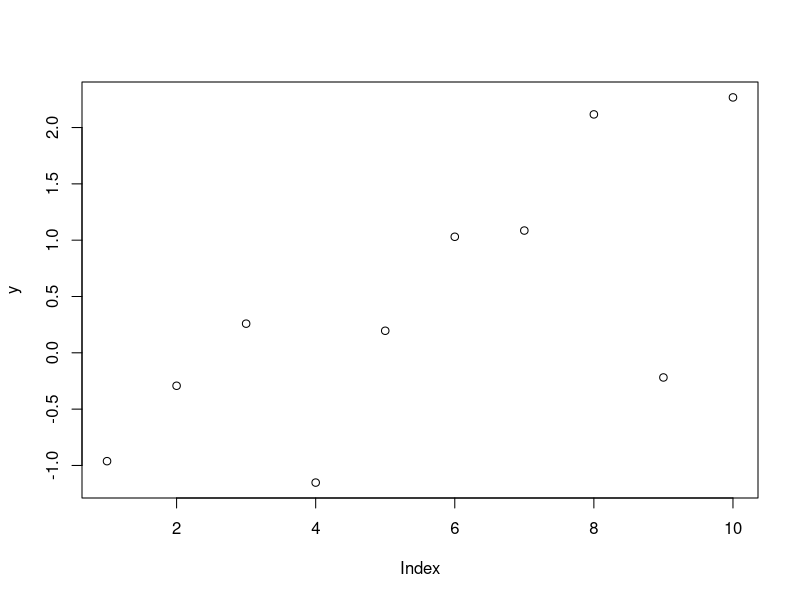

Here is the R script that generated this plot: (Note: this script raises an error after producing the figure.)
# Metropolis Hasting for fixed model sampling on tau - compare with analytical and approximation
# Currently only dealing with either no changepoint or 1 changepoint at the correct position
# Assume that we know we are in a fixed model, say one changepoint.
# We derive the analytical solution using normal and use a Metropolis Hasting sampler to sample from the posterior distribution.
# Gibbs sampler on the parameters

rm(list = ls())

set.seed(3)

Data = ""

# Currently use simulated data

cp <- 5

y <- c(rnorm(cp,0,1),rnorm(cp,1,1)) ; plot(y)

#Use the same three methodolodies as before

#Unknown mean, known sigma
#Known mean, unknown sigma
#Unknown mean, Unknown sigma

# prior for parameter
mu_prior <- c(0,0.3) #Normal distribution #Mu is conditional on sigma i.e sigma^2/kappa #unless we choose unknown mean and known sigma (1)
sigma_prior <- c(5,0.6) #Use Scaled-Inverse-Chi-Squared for Conjugacy (df_para,scale_para) - mean of c(5,0.6) = 1
tau_prior <- function(tau,y,log=c(TRUE,FALSE)){ #Just assume uniform for now
  if (tau<1|tau>(length(y)-1)){
    return(0)
  } else {
    if (log) {
      return(log(1/(length(y)-1)))
    } else {
      return(1/(length(y)-1))
    }
  }
}

proposal_sd_rj <- 0.3 #bigger jump for the reversible jump
proposal_sd_wm <- 0.1 #within model sample of parameters
tau_lambda <- 2 # lambda for poisson jump 
sims <- 100000 
# approx_samples <- 1000 #Number of samples for monte carlo estimate, although we probably dont need it for this method
perc_burnin <- 0.1
thin_every <- 5 # Add thinning as there might be autocorrelation since alot of proposals will get rejected due to out of bounds proposals for tau
proposal_tau <- function(tau,tau_lambda){
  # return(tau+(((-1)^(sample(0:1,1)))*rpois(1,tau_lambda)))
  # return(sample(1:9,1))
  if (tau==4) {
    return(5)
  } else {
    return(4)
  }
}

# Set up parameters to store
num_of_cps_list <- rep(NA,sims)
# mu_list <- list() #to assign to this list, use [[]]
# sigma_list <- list() #to assign to this list, use [[]]
tau_list <- list()
segment_1 <- list()
segment_2 <- list()

# Initialisation
# tau <- sample(1:(length(y)-1),1) 
tau <- sample(4:5,1) #just run Gibbs on two models
mu <- mean(y)
sigma <- sqrt(var(y))

cpd_test <- as.numeric(readline(prompt = "Unknown Mu(1), Unknown Sigma(2), Unknown Mu and Sigma(3): ")) # Start with Unknown Mean, Known Sigma

if (cpd_test==1){ #Unknown Mu, known sigma^2
  known_sigma <- as.numeric(readline(prompt = "Known sigma: "))
  mu_prior[1] <- as.numeric(readline(prompt = "Prior Mean: "))
  mu_prior[2] <- as.numeric(readline(prompt = "Prior std: "))
  
  # Do analytical solution first
  marg_like=rep(NA,(length(y)-1))
  # Write function for Marginal likelihood
  marg_like_mu <- function(y,sigma,mu_0,sigma_0){
    return((sigma/(((sqrt(2*pi)*sigma)^length(y))*sqrt(length(y)*sigma_0^2+sigma^2)))*exp(-(sum(y^2)/(2*sigma^2))-(mu_0^2/(2*sigma_0^2)))*exp(((sigma_0^2*length(y)^2*mean(y)^2/sigma^2)+((sigma^2*mu_0^2)/sigma_0^2)+(2*length(y)*mean(y)*mu_0))/(2*(length(y)*sigma_0^2+sigma^2))))              
  }
  for (i in 1:(length(y)-1)) {
    marg_like[i] <- marg_like_mu(y[1:i],known_sigma,mu_prior[1],mu_prior[2])*marg_like_mu(y[(i+1):(length(y))],known_sigma,mu_prior[1],mu_prior[2])
  }
  # marg_like <- marg_like[-1]
  marg_like <- marg_like/sum(marg_like)
  
  plot(marg_like)
  lines(marg_like)
  par(mfrow=c(2,1)) #have 2 plots in same space
  
  results <- data.frame("Analytical"=marg_like)
  
  # Gibbs Sampler on parameters + Metropolis Hasting on tau 
  mu_posterior_dist <- function(y,known_sigma,mu_prior){
    sigma2_posterior <- 1/((1/(mu_prior[2]^2))+(length(y)/(known_sigma^2)))
    mu_posterior <- ((sum(y)/(known_sigma^2))+(mu_prior[1]/(mu_prior[2]^2)))*sigma2_posterior
    return(rnorm(1,mu_posterior,sqrt(sigma2_posterior)))
  }
  for (s in 1:sims) {
    if (s%%10000==0) {
      print(s)
    }
    #Resample parameters in segment 1 using gibbs sampler
    # Normal likelihood with normal prior

    segment_1[[s]] <- mu_posterior_dist(y[1:tau],known_sigma,mu_prior)
    
    #Resample parameters in segment 2 using gibbs sampler
    # Normal likelihood with normal prior
    
    segment_2[[s]] <- mu_posterior_dist(y[(tau+1):length(y)],known_sigma,mu_prior)
    
    #Resample tau using Metropolis hasting
    #Propose a new tau usings a symmetric proposal so no transition ratio
    pro_tau <- proposal_tau(tau,tau_lambda)
    
    while (pro_tau<1|pro_tau>(length(y)-1)) {
      pro_tau <- proposal_tau(tau,tau_lambda)
    }
    
    old_like <- sum(dnorm(y[1:tau],segment_1[[s]],known_sigma,log = TRUE)) + sum(dnorm(y[(tau+1):length(y)],segment_2[[s]],known_sigma,log = TRUE))
    new_like <- sum(dnorm(y[1:pro_tau],segment_1[[s]],known_sigma,log = TRUE)) + sum(dnorm(y[(pro_tau+1):length(y)],segment_2[[s]],known_sigma,log = TRUE))
    
    old_prior <- tau_prior(tau,y,log = TRUE)
    new_prior <- tau_prior(pro_tau,y,log = TRUE)
    
    if (runif(1)<new_like+new_prior-old_like-old_prior) {
      tau <- pro_tau
    }
    
    tau_list[[s]] <- tau
  }
  tau_list <- tau_list[-(1:(perc_burnin*sims))]
  tau_freq <- as.data.frame(table(factor(unlist(tau_list[seq(1,length(tau_list),thin_every)]))))
  tau_den <- tau_freq[,2]/sum(tau_freq[,2])
  
  plot(marg_like)
  lines(marg_like)
  plot(tau_den)
  lines(tau_den)
  
  results <- cbind(results,"Gibbs+MH"=c(tau_freq[,2]))
  
} else if (cpd_test==2) {#Known mu, unknown sigma^2
  
} else {#Unknown Mu, Unknown Sigma^2
  
}





